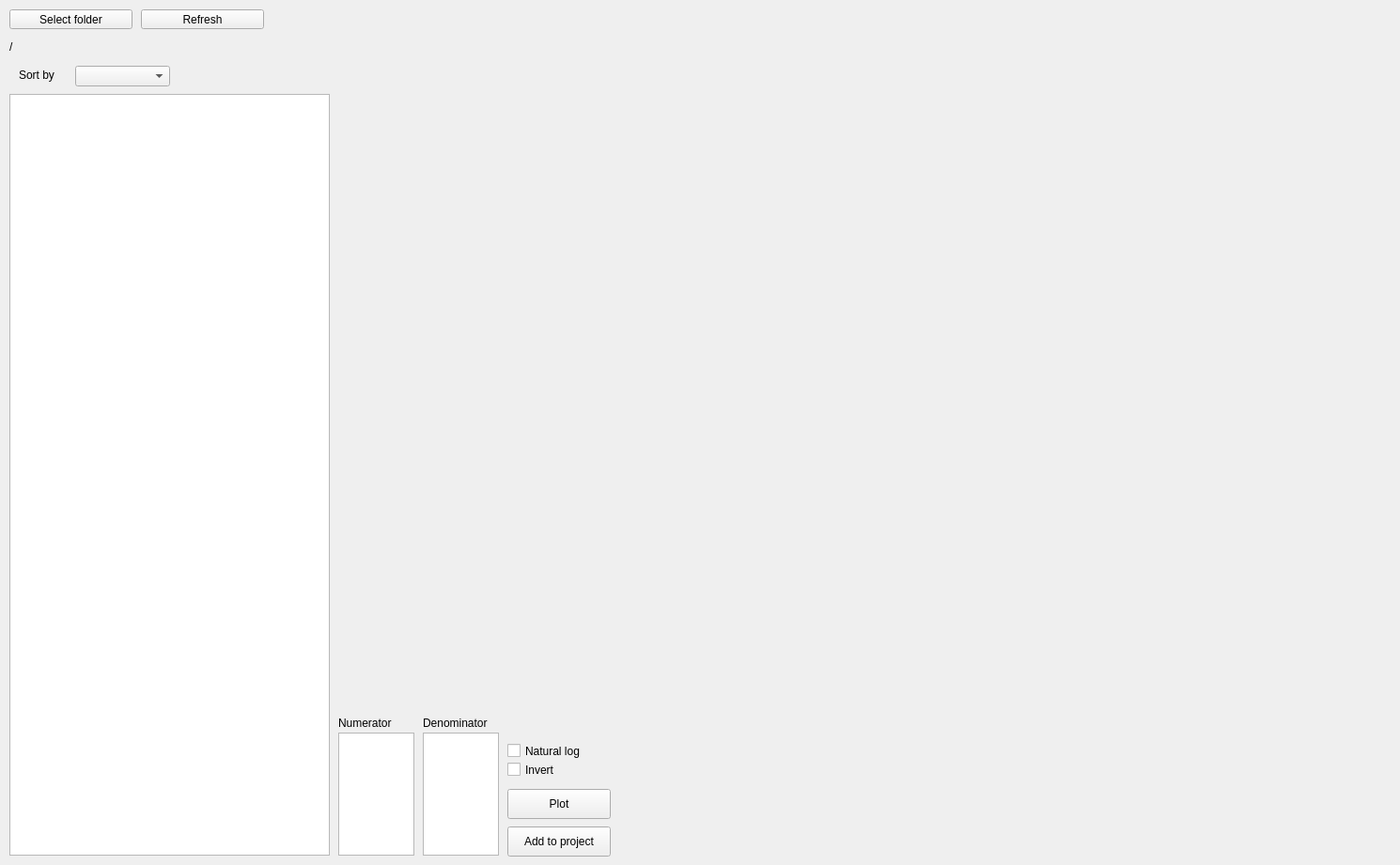
    <widget class="QWidget" name="tab_visualize">
     <attribute name="title">
      <string>File browser</string>
     </attribute>
     <widget class="QListWidget" name="listFiles_bin">
      <property name="geometry">
       <rect>
        <x>10</x>
        <y>100</y>
        <width>341</width>
        <height>811</height>
       </rect>
      </property>
     </widget>
     <widget class="QPushButton" name="pushbutton_plot_bin">
      <property name="geometry">
       <rect>
        <x>540</x>
        <y>840</y>
        <width>110</width>
        <height>32</height>
       </rect>
      </property>
      <property name="text">
       <string>Plot</string>
      </property>
     </widget>
     <widget class="QCheckBox" name="checkBox_log_bin">
      <property name="geometry">
       <rect>
        <x>540</x>
        <y>790</y>
        <width>101</width>
        <height>19</height>
       </rect>
      </property>
      <property name="text">
       <string>Natural log</string>
      </property>
     </widget>
     <widget class="QLabel" name="label_CurrentFolder_3">
      <property name="geometry">
       <rect>
        <x>450</x>
        <y>760</y>
        <width>91</width>
        <height>20</height>
       </rect>
      </property>
      <property name="text">
       <string>Denominator</string>
      </property>
     </widget>
     <widget class="QLabel" name="label2">
      <property name="geometry">
       <rect>
        <x>360</x>
        <y>760</y>
        <width>71</width>
        <height>20</height>
       </rect>
      </property>
      <property name="text">
       <string>Numerator</string>
      </property>
     </widget>
     <widget class="QListWidget" name="listBinnedDataNumerator">
      <property name="geometry">
       <rect>
        <x>360</x>
        <y>780</y>
        <width>81</width>
        <height>131</height>
       </rect>
      </property>
     </widget>
     <widget class="QCheckBox" name="checkBox_inv_bin">
      <property name="geometry">
       <rect>
        <x>540</x>
        <y>810</y>
        <width>91</width>
        <height>19</height>
       </rect>
      </property>
      <property name="text">
       <string>Invert</string>
      </property>
     </widget>
     <widget class="QListWidget" name="listBinnedDataDenominator">
      <property name="geometry">
       <rect>
        <x>450</x>
        <y>780</y>
        <width>81</width>
        <height>131</height>
       </rect>
      </property>
     </widget>
     <widget class="QWidget" name="verticalLayoutWidget">
      <property name="geometry">
       <rect>
        <x>360</x>
        <y>10</y>
        <width>1121</width>
        <height>751</height>
       </rect>
      </property>
      <layout class="QVBoxLayout" name="layout_plot_bin"/>
     </widget>
     <widget class="QPushButton" name="pushbutton_add_to_xasproject">
      <property name="geometry">
       <rect>
        <x>540</x>
        <y>880</y>
        <width>110</width>
        <height>32</height>
       </rect>
      </property>
      <property name="text">
       <string>Add to project</string>
      </property>
     </widget>
     <widget class="QComboBox" name="comboBox_sort_files_by">
      <property name="geometry">
       <rect>
        <x>80</x>
        <y>70</y>
        <width>101</width>
        <height>22</height>
       </rect>
      </property>
     </widget>
     <widget class="QPushButton" name="pushbuttonRefreshFolder">
      <property name="geometry">
       <rect>
        <x>150</x>
        <y>10</y>
        <width>131</width>
        <height>21</height>
       </rect>
      </property>
      <property name="text">
       <string>Refresh</string>
      </property>
     </widget>
     <widget class="QPushButton" name="pushbuttonSelectFolder">
      <property name="geometry">
       <rect>
        <x>10</x>
        <y>10</y>
        <width>131</width>
        <height>21</height>
       </rect>
      </property>
      <property name="text">
       <string>Select folder</string>
      </property>
     </widget>
     <widget class="QLabel" name="label3">
      <property name="geometry">
       <rect>
        <x>20</x>
        <y>70</y>
        <width>61</width>
        <height>20</height>
       </rect>
      </property>
      <property name="text">
       <string>Sort by</string>
      </property>
     </widget>
     <widget class="QLabel" name="label_working_folder">
      <property name="geometry">
       <rect>
        <x>10</x>
        <y>40</y>
        <width>341</width>
        <height>20</height>
       </rect>
      </property>
      <property name="text">
       <string>/</string>
      </property>
     </widget>
    </widget>
